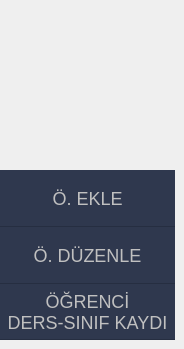
     <widget class="QWidget" name="menu_ogrenci">
      <widget class="QPushButton" name="btn_ogrenci_ekle">
       <property name="geometry">
        <rect>
         <x>0</x>
         <y>170</y>
         <width>175</width>
         <height>57</height>
        </rect>
       </property>
       <property name="minimumSize">
        <size>
         <width>175</width>
         <height>0</height>
        </size>
       </property>
       <property name="maximumSize">
        <size>
         <width>175</width>
         <height>16777215</height>
        </size>
       </property>
       <property name="cursor">
        <cursorShape>PointingHandCursor</cursorShape>
       </property>
       <property name="styleSheet">
        <string notr="true">QPushButton{
background:rgba(45,54,76,0.99);
border:none;
color:silver;
font-size:18px;
border-bottom:1px solid rgb(38,46,65)
}

QPushButton:hover{
background:rgba(35,43,62,0.99);
border:none;
color:white;
border-bottom:1px solid rgb(38,46,65)
}
</string>
       </property>
       <property name="text">
        <string>Ö. EKLE</string>
       </property>
      </widget>
      <widget class="QPushButton" name="btn_ogrenci_duzenle">
       <property name="geometry">
        <rect>
         <x>0</x>
         <y>227</y>
         <width>175</width>
         <height>57</height>
        </rect>
       </property>
       <property name="minimumSize">
        <size>
         <width>175</width>
         <height>0</height>
        </size>
       </property>
       <property name="maximumSize">
        <size>
         <width>175</width>
         <height>16777215</height>
        </size>
       </property>
       <property name="cursor">
        <cursorShape>PointingHandCursor</cursorShape>
       </property>
       <property name="styleSheet">
        <string notr="true">QPushButton{
background:rgba(45,54,76,0.99);
border:none;
color:silver;
font-size:18px;
border-bottom:1px solid rgb(38,46,65)
}

QPushButton:hover{
background:rgba(35,43,62,0.99);
border:none;
color:white;
border-bottom:1px solid rgb(38,46,65)
}
</string>
       </property>
       <property name="text">
        <string>Ö. DÜZENLE</string>
       </property>
      </widget>
      <widget class="QPushButton" name="btn_ogrenci_goruntule">
       <property name="geometry">
        <rect>
         <x>0</x>
         <y>284</y>
         <width>175</width>
         <height>56</height>
        </rect>
       </property>
       <property name="minimumSize">
        <size>
         <width>175</width>
         <height>0</height>
        </size>
       </property>
       <property name="maximumSize">
        <size>
         <width>175</width>
         <height>16777215</height>
        </size>
       </property>
       <property name="cursor">
        <cursorShape>PointingHandCursor</cursorShape>
       </property>
       <property name="styleSheet">
        <string notr="true">QPushButton{
background:rgba(45,54,76,0.99);
border:none;
color:silver;
font-size:18px;
border-bottom:1px solid rgb(38,46,65)
}

QPushButton:hover{
background:rgba(35,43,62,0.99);
border:none;
color:white;
border-bottom:1px solid rgb(38,46,65)
}
</string>
       </property>
       <property name="text">
        <string>ÖĞRENCİ 
DERS-SINIF KAYDI</string>
       </property>
      </widget>
     </widget>
